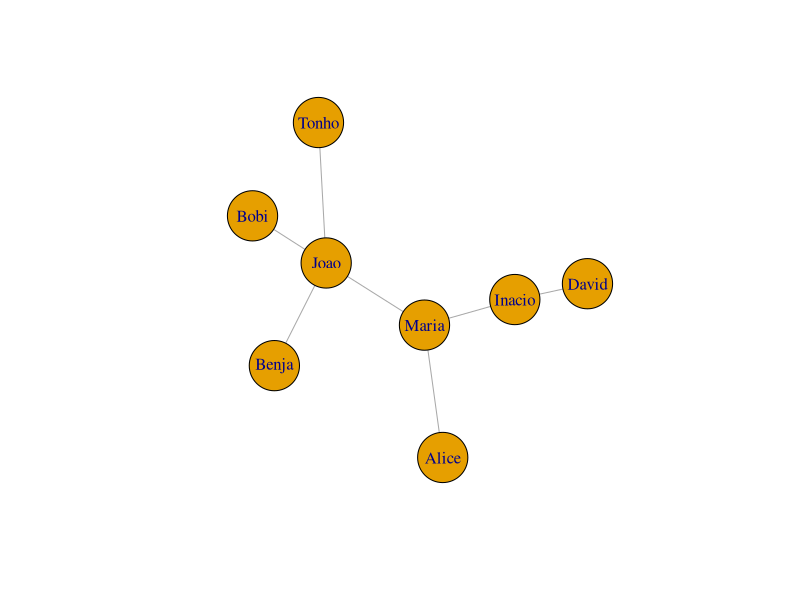
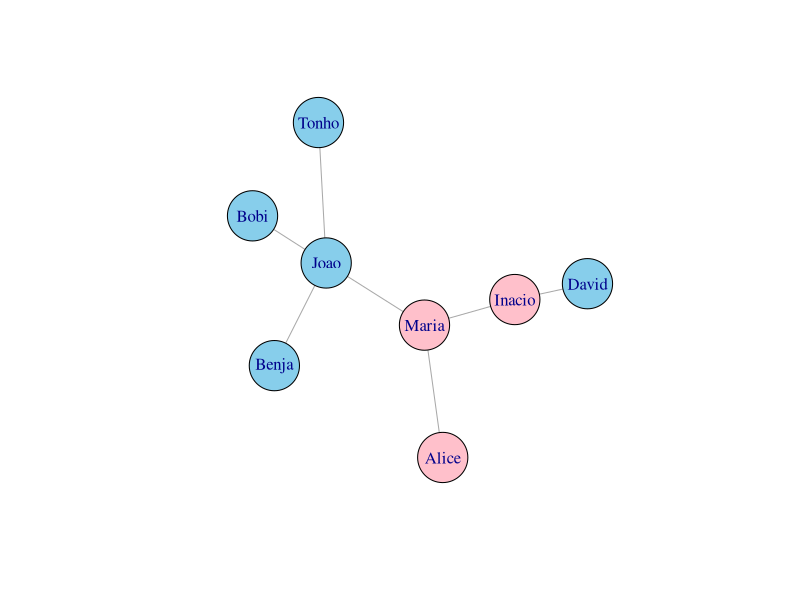
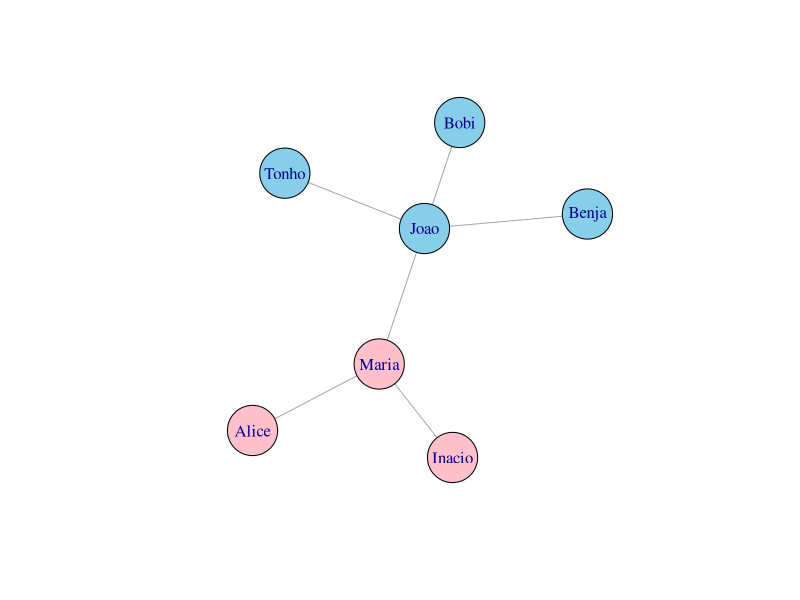

Write the R code that produced these figures, in order.
#Simulacao inicial de uma rede
#Tonho, Benja, Bobi e Maria sao amigos de Joao
# Alice e Inacio sao amigos de Maria
#Inacio eh amigo de David

library(igraph)
library(tidyverse)

# nos 
nos <-data.frame( name = c("Tonho","Benja","Bobi","Joao","Maria","Alice","Inacio","David")
                  , gender = c("M", "M", "M", "M", "F", "F", "F", "M"), 
                  age = c( 16, 30, 42, 29, 26, 32, 18, 22) ) 

# relacoes
arestas<-data.frame( from = c("Tonho", "Benja", "Bobi", "Maria", "Alice", "Inacio", "Inacio"), 
to = c("Joao", "Joao", "Joao", "Joao","Maria", "Maria", "David") )
View(arestas)

#Construindo um objeto grafico
g <-graph.data.frame(arestas, directed=F, vertices=nos)

#Visualizacao grafica
layout1 <-g %>% layout_nicely()
g %>% plot(vertex.size = 30, layout = layout1)

## Azul para homens e rosa para mulheres
colors <-ifelse(V(g)$gender=="M", "skyblue", "pink") 
g %>% plot(vertex.size=30, vertex.color=colors, layout=layout1)

#Estatisticas da rede
V(g) #nos
E(g) #arestas

#Amigos imediatos de Joao
friends <-ego(g,order=1,nodes="Joao",mindist=1)[[1]] %>% print()

#Amigas do Joao
friends[friends$gender == "F"]

#Amigos de 1a e 2a ordem do Joao
g2 <-make_ego_graph(g, order=2, nodes="Joao")[[1]] 
g2 %>% plot(vertex.size=30, vertex.color=colors)

#Medidas de centralidade
degree<-g%>%degree()%>%print() #Qtde de conexoes
closeness<-g%>%closeness()%>%round(2)%>%print()
betweenness<-g%>%betweenness()%>%print()




